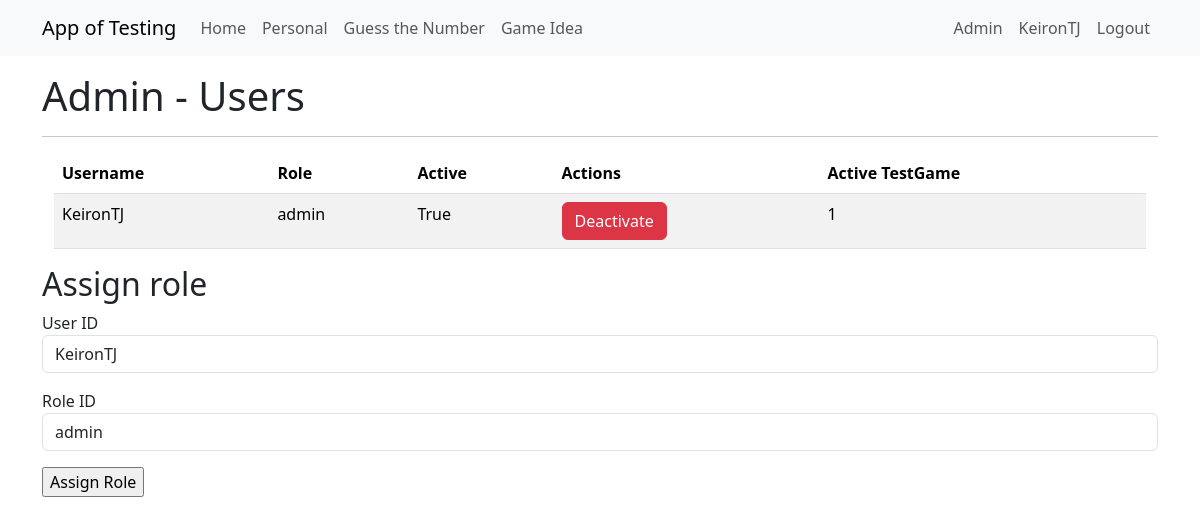
Before: /admin_users (signed in) with the older database file.
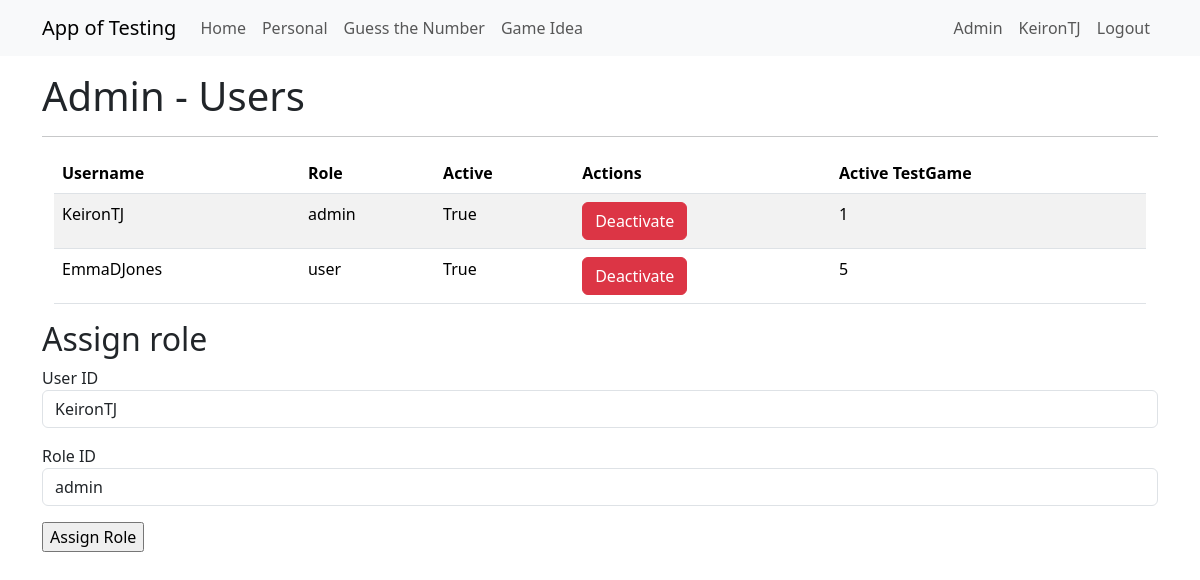
After: the same page with the newer database file.
### app/models.py (models this page shows, shortened)
class User(UserMixin, db.Model):
    id = db.Column(Integer, primary_key=True)
    username = db.Column(String(64), index=True, unique=True)
    firstname = db.Column(String(64), nullable=True)
    surname = db.Column(String(64), nullable=True)
    dob = db.Column(DateTime, nullable=True)
    firstlineaddress = db.Column(String(64), nullable=True)
    city = db.Column(String(64), nullable=True)
    postcode = db.Column(String(64), nullable=True)
    email = db.Column(String(120), index=True, unique=True)
    password_hash = db.Column(String(256))
    active = db.Column(db.Boolean(), default=True)
    activetestgame = db.Column(db.Integer, nullable=True)
    test_game = so.relationship("TestGame", back_populates="user", cascade="all, delete-orphan")
    role=so.relationship("Role", secondary="user_roles")
    def is_admin(self):
        return 'admin' in [role.name for role in self.role]

class Role(db.Model):
    __tablename__ = 'roles'
    id = db.Column(db.Integer(), primary_key=True)
    name = db.Column(db.String(50), unique=True)

### app/admin/routes.py (the view, shortened to what this page needs)
@bp.route('/admin_users', methods=['GET', 'POST'])
@login_required
@admin_required
def admin_users():
    user_roles = db.session.query(UserRoles).all()
    users = db.session.query(User).all()
    roles= db.session.query(Role).all()
    assign_role_form = AssignRoleForm()
    return render_template("admin/admin_users.html",
                           title='Admin Users',
                           users=users,
                           assign_role_form=assign_role_form,
                           roles=roles,
                           user_roles=user_roles)

### app/admin/forms.py
class AssignRoleForm(FlaskForm):
    user_id = SelectField('User ID', coerce=int)
    role_id = SelectField('Role ID', coerce=int)
    submit = SubmitField('Assign Role')
    def __init__(self, *args, **kwargs):
        super(AssignRoleForm, self).__init__(*args, **kwargs)
        self.user_id.choices = [(user.id, user.username) for user in User.query.all()]  # Assuming User model has id and name fields
        self.role_id.choices = [(role.id, role.name) for role in Role.query.all()]  # Assuming Role model has id and name fields

### app/models.py (called while the page is built)
@login.user_loader
def load_user(id):
    return db.session.get(User, int(id))

### app/templates/admin/admin_users.html (shortened to what this page needs)
{% extends "base.html" %}
{% block content %}
<div class="Jumbotron">
    <h1>Admin - Users</h1>
</div>
<hr>
<div class="container">
    <div class="row">
        <div class="col-md-12">
            <table class="table table-striped">
                <thead>
                    <tr>
                        <th>Username</th>
                        <th>Role</th>
                        <th>Active</th>
                        <th>Actions</th>
                        <th>Active TestGame</th>
                    </tr>
                </thead>
                <tbody>
                    {% for user in users %}
                    <tr>
                        <td>{{ user.username }}</td>
                        <td>{% for role in user.role %}
                                {{ role.name }} <br>
                            {% else %}
                                No Roles Assigned
                            {% endfor %}</td>
                        <td>{{ user.active }}</td>
                        <td>
                            {% if user.active %}
                                <a href="{{ url_for('admin.deactivate_user', user_id=user.id) }}" class="btn btn-danger">Deactivate</a>
                            {% else %}
                                <a href="{{ url_for('admin.activate_user', user_id=user.id) }}" class="btn btn-success">Activate</a>
                            {% endif %}
                        </td>
                        <td>{{ user.activetestgame }}</td>
                    </tr>
                    {% endfor %}
                </tbody>
            </table>
        </div>
    </div>
</div>
<h2>Assign role</h2>
<form action="" method="post" novalidate>
    <p>
        {{ assign_role_form.user_id.label }}<br>
        {{ assign_role_form.user_id(class="form-control") }}
    </p>
    <p>
        {{ assign_role_form.role_id.label }}<br>
        {{ assign_role_form.role_id(class="form-control") }}
    </p>
    <p>{{ assign_role_form.submit() }}</p>
</form>
{% endblock %}

### app/templates/base.html (shortened to what this page needs)
<!doctype html>
<html lang="en">
  <head>
    <link
        href="https://cdn.jsdelivr.net/npm/bootstrap@5.3.2/dist/css/bootstrap.min.css"
        rel="stylesheet"
>
    <link rel="stylesheet" href="{{ url_for('static', filename='style.css') }}">
  </head>
  <body>
    <nav class="navbar navbar-expand-lg bg-body-tertiary">
      <div class="container">
        <a class="navbar-brand" href="{{ url_for('main.index') }}">App of Testing</a>
        <div class="collapse navbar-collapse" id="navbarSupportedContent">
          <ul class="navbar-nav me-auto mb-2 mb-lg-0">
            <li class="nav-item">
              <a class="nav-link" aria-current="page" href="{{ url_for('main.index') }}">Home</a>
            </li>
            <li class="nav-item">
              <a class="nav-link" aria-current="page" href="{{ url_for('financeapp.pfhome') }}">Personal</a>
            </li>
            <li class="nav-item">
              <a class="nav-link" aria-current="page" href="{{ url_for('gtn.guessthenumberhome') }}">Guess the Number</a>
            </li>
              {% if not current_user.is_authenticated or current_user.activetestgame == None    %}
                  <li class="nav-item">
                      <a class="nav-link" aria-current="page" href="{{ url_for('testgame.tg_startmenu') }}">Game Idea</a>
                  </li>
              {% else %}
                  <li class="nav-item">
                      <a class="nav-link" aria-current="page" href="{{ url_for('testgame.tg_play', game_id=current_user.activetestgame) }}">Game Idea</a>
                  </li>
              {% endif %}
          </ul>
          <ul class="navbar-nav mb-2 mb-lg-0">
            {% if current_user.is_anonymous %}
              <li class="nav-item">
                <a class="nav-link" aria-current="page" href="{{ url_for('auth.login') }}">Login</a>
              </li>
            {% else %}
              {% if current_user.is_admin() %}
                <li class="nav-item">
                  <a class="nav-link" aria-current="page" href="{{ url_for('admin.admin_home') }}">Admin</a>
                </li>
              {% endif %}
              <li class="nav-item">
                <a class="nav-link" aria-current="page" href="{{ url_for('main.view_profile', user_id=current_user.id) }}">{{ current_user.username }}</a>
              </li>
              <li class="nav-item">
                <a class="nav-link" aria-current="page" href="{{ url_for('auth.logout') }}">Logout</a>
              </li>
            {% endif %}
          </ul>
        </div>
      </div>
    </nav>
    <div class="container mt-3">
      {% block content %}{% endblock %}
    </div>
  </body>
</html>

Changed rows visible on the page:
added User: username "EmmaDJones", active "True", activetestgame "5"
now on this page (row unchanged): Role: name "user", shown under "EmmaDJones"
